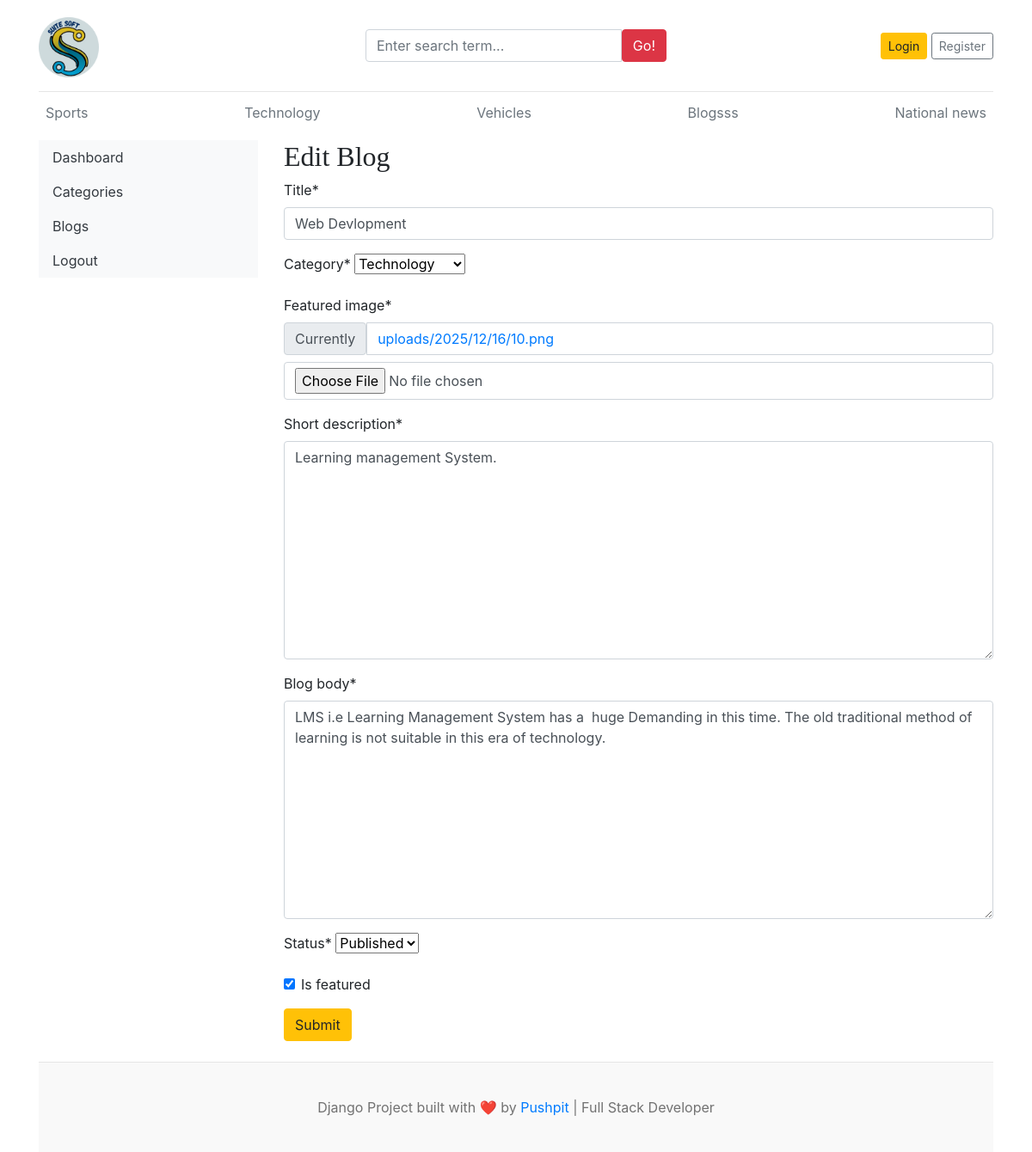
Page /dashboard/posts/edit/1 on the committed database.
### blogs/models.py (models this page shows, shortened)
class Logo(models.Model):
    event_name = models.CharField(max_length=100)
    logo_image = models.ImageField(upload_to='logos/')
    uploaded_at = models.DateTimeField(auto_now_add=True)

class Category(models.Model):
    category_name = models.CharField(max_length=100, unique=True)
    created_at = models.DateTimeField(auto_now_add=True)
    updated_at = models.DateTimeField(auto_now=True)
    class Meta:
        verbose_name_plural = "Categories"
    def __str__(self):
        return self.category_name

class Blog(models.Model):
    title = models.CharField(max_length=200)
    slug = models.SlugField(max_length=200, unique=True, blank=True)
    category = models.ForeignKey(Category, on_delete=models.CASCADE)
    author = models.ForeignKey(User, on_delete=models.CASCADE)
    featured_image = models.ImageField(upload_to='uploads/%Y/%m/%d')
    short_description = models.TextField(max_length=500)
    blog_body = models.TextField(max_length=5000)
    status = models.CharField(choices=STATUS_CHOICES, default='Draft', max_length=20)
    is_featured = models.BooleanField(default=False)
    created_at = models.DateTimeField(auto_now_add=True)
    updated_at = models.DateTimeField(auto_now=True)

### dashboards/views.py (the view, shortened to what this page needs)
# urls.py: path('posts/edit/<int:pk>', views.edit_post, name='edit_post'),
def edit_post(request, pk):
    post = get_object_or_404(Blog, pk=pk)
    form =BlogPostForm(instance=post)
    context = {
        'form':form,
        'post':post
    }
    return render(request, 'dashboard/edit_post.html', context)

### dashboards/forms.py
class BlogPostForm(forms.ModelForm):
    class Meta:
        model = Blog
        fields = ('title','category','featured_image','short_description','blog_body','status','is_featured')

### blogs/context_processors.py (called while the page is built)
def get_categories(request):
    categories = Category.objects.all()
    return dict(categories=categories)

def get_logo(request):
    latest_logo = Logo.objects.order_by('-uploaded_at').first()
    return dict(latest_logo = latest_logo)

def get_social_links(request):
    social_links = SocialLink.objects.all()
    return dict(social_links = social_links)

### templates/dashboard/edit_post.html (shortened to what this page needs)
{% extends 'base.html' %}
{% block content %}
{% load crispy_forms_tags %}
<div class="row">
 {% include 'dashboard/sidebar.html' %}
  <div class ="col-md-9">
    <h2> Edit Blog </h2>
    <form action ="{% url 'edit_post' post.id %}" method="POST" enctype="multipart/form-data">
        {{ form | crispy }}
        <button type="submit" class="btn btn-warning">Submit</button>
    </form>
    <br>
</div>
</div>
{% endblock %}

### templates/base.html (shortened to what this page needs)
{% load static %}
<!DOCTYPE html>
<html lang="en">
<head>
    <link href="https://getbootstrap.com/docs/4.0/dist/css/bootstrap.min.css" rel="stylesheet">
    <link href="{% static 'css/blog.css' %}" rel="stylesheet">
    <link rel="stylesheet" href="https://cdnjs.cloudflare.com/ajax/libs/font-awesome/4.7.0/css/font-awesome.min.css">
  </head>
<body>
    <div class="container">
      <header class="blog-header py-3">
        <div class="row flex-nowrap justify-content-between align-items-center">
          <div class="col-4 pt-1">
            {% if latest_logo %}
            <img src="{{ latest_logo.logo_image.url }}" alt="Logo" class="img-fluid" style="max-height: 70px;">
            {% endif %}
          </div>
          <div class = "col-4">
            <form action ="{% url 'search' %}" method="GET">
              <div class="input-group">
                        <input class="form-control" type="text" name="keyword" value ="{{ keyword }}" placeholder="Enter search term..." aria-label="Enter search term..." aria-describedby="button-search" />
                        <button type="submit" class="btn btn-danger" id="button-search" type="button">Go!</button>
                    </div>
            </form>
          </div>
          <div class="col-4 d-flex justify-content-end align-items-center">
            {% if not user.is_authenticated %}
            <a class="btn btn-sm btn-warning" href="{% url 'login' %}">Login</a> &nbsp;
            <a class="btn btn-sm btn-outline-secondary" href="{% url 'register' %}">Register</a>
            {% else %}
            <span><a href ="{% url 'dashboard' %}">Dashboard</a> </span>
            &emsp;
            <span><a href ="{% url 'logout' %}">Logout</a></span>
            {% endif %}
          </div>
        </div>
      </header>
      <div class="nav-scroller py-1 mb-2">
        <nav class="nav d-flex justify-content-between">
          {% for cate in categories %}
          <a class="p-2 text-muted" href="{% url 'posts_by_category' cate.id %}">{{ cate.category_name }}</a>
          {% endfor %}
        </nav>
      </div>
{% block content %}
{% endblock %}
<footer class="blog-footer">
  <p>Django Project built with ❤️ by <a href="https://www.pushpit-portfolio.site/" target="_blank" rel="noopener noreferrer">Pushpit</a> | Full Stack Developer </p>
</footer>
</body>
</html>

### blog_main/static/css/blog.css (style rules this page uses)
.blog-header { border-bottom: 1px solid #e5e5e5; }
h1, h2, h3, h4, h5, h6 { font-family: "Playfair Display", Georgia, "Times New Roman", serif; }
.blog-footer { padding: 2.5rem 0; color: #727272; text-align: center; background-color: #f9f9f9; border-top: .05rem solid #e5e5e5; }
.blog-footer p:last-child { margin-bottom: 0; }

### rows in the picture
Logo: logo_image (picture)
Category: category_name "Sports"
Category: category_name "Technology"
Category: category_name "Vehicles"
Category: category_name "Blogsss"
Category: category_name "National news"
Blog: title "Web Devlopment", category "Technology", short_description "Learning management System.", blog_body "LMS i.e Learning Management System has a huge Demanding in this time. The old traditional method of learning is not suitable in this era of technology.", status "Published", is_featured "☑"
